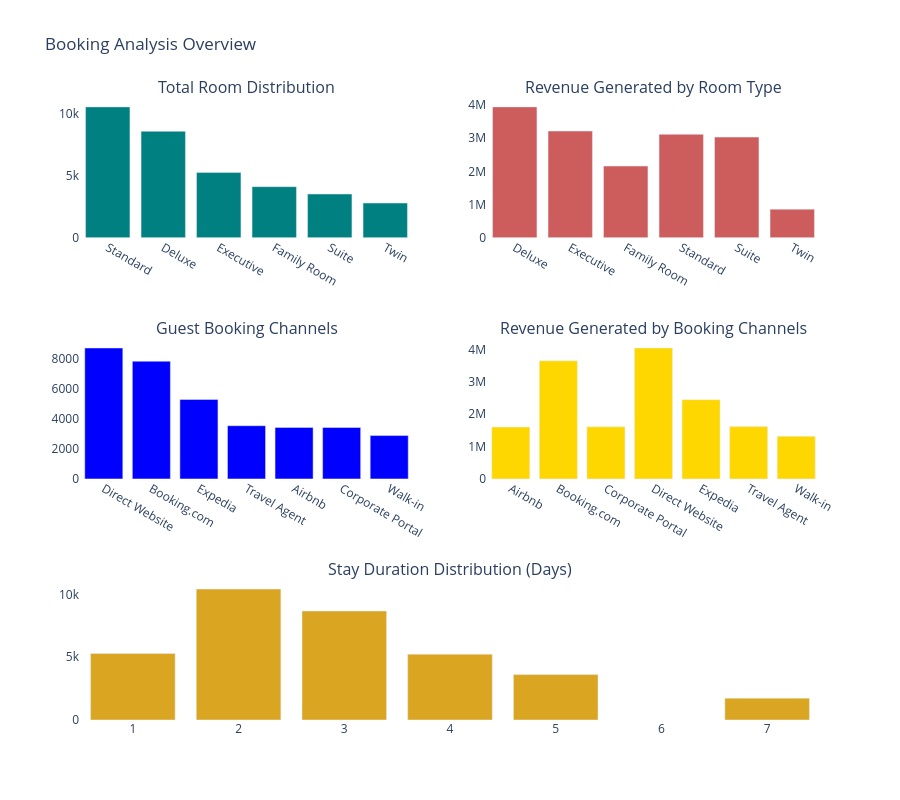

Notebook code cell kept with this figure:
### Code cell
####----------Visualization of Bookings
fig = msub(rows =3,cols= 2, 
           subplot_titles= ("Total Room Distribution", "Revenue Generated by Room Type", "Guest Booking Channels",
                            "Revenue Generated by Booking Channels", "Stay Duration Distribution (Days)", ),
           specs=[[{}, {}], [{}, {}], [{"colspan": 2}, None]])

## Add Charts
fig.add_trace(go.Bar(x= rm_type['room_type'], y = rm_type['count'], name = 'Counts', marker_color = 'teal'), row = 1, col = 1)
fig.add_trace(go.Bar(x= rm_revenue['room_type'], y = rm_revenue['total_amount'], name = 'Revenue', marker_color ='indianred'), row = 1, col = 2)
fig.add_trace(go.Bar(x= channels['booking_channel'], y = channels['count'], name = 'Counts', marker_color = 'blue'), row = 2, col = 1)
fig.add_trace(go.Bar(x= bc_revenue['booking_channel'], y = bc_revenue['total_amount'], name = 'Reveneue', marker_color = 'gold'), row =2, col =2)
fig.add_trace(go.Bar(x= stay_duration['stay_duration'], y =stay_duration['count'], name = 'Days Booked', marker_color = 'goldenrod'), row =3, col = 1)

fig.update_layout(plot_bgcolor="white", paper_bgcolor="white",
                  height = 800, title_text = 'Booking Analysis Overview', showlegend = False)

### Figure 1 — Plotly figure (JSON) as saved in the notebook; plotly's stock layout.template omitted (floating-point values rounded to 4 significant figures)
{"data": [{"marker": {"color": "teal"}, "name": "Counts", "type": "bar", "x": ["Standard", "Deluxe", "Executive", "Family Room", "Suite", "Twin"], "xaxis": "x", "y": [10596, 8619, 5293, 4137, 3544, 2811], "yaxis": "y"}, {"marker": {"color": "indianred"}, "name": "Revenue", "type": "bar", "x": ["Deluxe", "Executive", "Family Room", "Standard", "Suite", "Twin"], "xaxis": "x2", "y": [3939000.0, 3211000.0, 2158000.0, 3113000.0, 3030000.0, 861100.0], "yaxis": "y2"}, {"marker": {"color": "blue"}, "name": "Counts", "type": "bar", "x": ["Direct Website", "Booking.com", "Expedia", "Travel Agent", "Airbnb", "Corporate Portal", "Walk-in"], "xaxis": "x3", "y": [8688, 7808, 5273, 3529, 3416, 3411, 2875], "yaxis": "y3"}, {"marker": {"color": "gold"}, "name": "Reveneue", "type": "bar", "x": ["Airbnb", "Booking.com", "Corporate Portal", "Direct Website", "Expedia", "Travel Agent", "Walk-in"], "xaxis": "x4", "y": [1605000.0, 3654000.0, 1611000.0, 4051000.0, 2452000.0, 1619000.0, 1319000.0], "yaxis": "y4"}, {"marker": {"color": "goldenrod"}, "name": "Days Booked", "type": "bar", "x": [1, 2, 3, 4, 5, 7], "xaxis": "x5", "y": [5299, 10425, 8679, 5243, 3614, 1740], "yaxis": "y5"}], "layout": {"annotations": [{"font": {"size": 16}, "showarrow": false, "text": "Total Room Distribution", "x": 0.225, "xanchor": "center", "xref": "paper", "y": 1, "yanchor": "bottom", "yref": "paper"}, {"font": {"size": 16}, "showarrow": false, "text": "Revenue Generated by Room Type", "x": 0.775, "xanchor": "center", "xref": "paper", "y": 1, "yanchor": "bottom", "yref": "paper"}, {"font": {"size": 16}, "showarrow": false, "text": "Guest Booking Channels", "x": 0.225, "xanchor": "center", "xref": "paper", "y": 0.6111, "yanchor": "bottom", "yref": "paper"}, {"font": {"size": 16}, "showarrow": false, "text": "Revenue Generated by Booking Channels", "x": 0.775, "xanchor": "center", "xref": "paper", "y": 0.6111, "yanchor": "bottom", "yref": "paper"}, {"font": {"size": 16}, "showarrow": false, "text": "Stay Duration Distribution (Days)", "x": 0.5, "xanchor": "center", "xref": "paper", "y": 0.2222, "yanchor": "bottom", "yref": "paper"}], "height": 800, "paper_bgcolor": "white", "plot_bgcolor": "white", "showlegend": false, "title": {"text": "Booking Analysis Overview"}, "xaxis": {"anchor": "y", "domain": [0, 0.45]}, "xaxis2": {"anchor": "y2", "domain": [0.55, 1]}, "xaxis3": {"anchor": "y3", "domain": [0, 0.45]}, "xaxis4": {"anchor": "y4", "domain": [0.55, 1]}, "xaxis5": {"anchor": "y5", "domain": [0, 1]}, "yaxis": {"anchor": "x", "domain": [0.7778, 1]}, "yaxis2": {"anchor": "x2", "domain": [0.7778, 1]}, "yaxis3": {"anchor": "x3", "domain": [0.3889, 0.6111]}, "yaxis4": {"anchor": "x4", "domain": [0.3889, 0.6111]}, "yaxis5": {"anchor": "x5", "domain": [0, 0.2222]}}}
